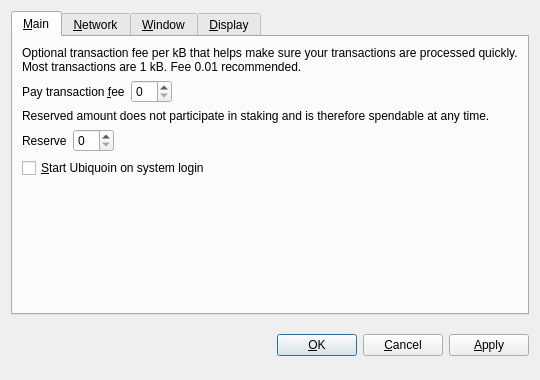
<?xml version="1.0" encoding="UTF-8"?>
<ui version="4.0">
 <class>OptionsDialog</class>
 <widget class="QDialog" name="OptionsDialog">
  <property name="geometry">
   <rect>
    <x>0</x>
    <y>0</y>
    <width>540</width>
    <height>380</height>
   </rect>
  </property>
  <property name="windowTitle">
   <string>Options</string>
  </property>
  <property name="modal">
   <bool>true</bool>
  </property>
  <layout class="QVBoxLayout" name="verticalLayout">
   <item>
    <widget class="QTabWidget" name="tabWidget">
     <property name="tabPosition">
      <enum>QTabWidget::North</enum>
     </property>
     <property name="currentIndex">
      <number>0</number>
     </property>
     <widget class="QWidget" name="tabMain">
      <attribute name="title">
       <string>&amp;Main</string>
      </attribute>
      <layout class="QVBoxLayout" name="verticalLayout_Main">
       <item>
        <widget class="QLabel" name="transactionFeeInfoLabel">
         <property name="text">
          <string>Optional transaction fee per kB that helps make sure your transactions are processed quickly. Most transactions are 1 kB. Fee 0.01 recommended.</string>
         </property>
         <property name="textFormat">
          <enum>Qt::PlainText</enum>
         </property>
         <property name="wordWrap">
          <bool>true</bool>
         </property>
        </widget>
       </item>
       <item>
        <layout class="QHBoxLayout" name="horizontalLayoutFee">
         <item>
          <widget class="QLabel" name="transactionFeeLabel">
           <property name="text">
            <string>Pay transaction &amp;fee</string>
           </property>
           <property name="textFormat">
            <enum>Qt::PlainText</enum>
           </property>
           <property name="buddy">
            <cstring>transactionFee</cstring>
           </property>
          </widget>
         </item>
         <item>
          <widget class="BitcoinAmountField" name="transactionFee"/>
         </item>
         <item>
          <spacer name="horizontalSpacerFee">
           <property name="orientation">
            <enum>Qt::Horizontal</enum>
           </property>
           <property name="sizeHint" stdset="0">
            <size>
             <width>40</width>
             <height>20</height>
            </size>
           </property>
          </spacer>
         </item>
        </layout>
       </item>
       <item>
        <widget class="QLabel" name="reserveBalanceInfoLabel">
         <property name="text">
          <string>Reserved amount does not participate in staking and is therefore spendable at any time.</string>
         </property>
         <property name="textFormat">
          <enum>Qt::PlainText</enum>
         </property>
         <property name="wordWrap">
          <bool>true</bool>
         </property>
        </widget>
       </item>
       <item>
        <layout class="QHBoxLayout" name="horizontalLayoutReserveBalance">
         <item>
          <widget class="QLabel" name="reserveBalanceLabel">
           <property name="text">
            <string>Reserve</string>
           </property>
           <property name="textFormat">
            <enum>Qt::PlainText</enum>
           </property>
           <property name="buddy">
            <cstring>reserveBalance</cstring>
           </property>
          </widget>
         </item>
         <item>
          <widget class="BitcoinAmountField" name="reserveBalance"/>
         </item>
         <item>
          <spacer name="horizontalSpacerReserveBalance">
           <property name="orientation">
            <enum>Qt::Horizontal</enum>
           </property>
           <property name="sizeHint" stdset="0">
            <size>
             <width>40</width>
             <height>20</height>
            </size>
           </property>
          </spacer>
         </item>
        </layout>
       </item>
       <item>
        <widget class="QCheckBox" name="bitcoinAtStartup">
         <property name="toolTip">
          <string>Automatically start Ubiquoin after logging in to the system.</string>
         </property>
         <property name="text">
          <string>&amp;Start Ubiquoin on system login</string>
         </property>
        </widget>
       </item>
       <item>
        <spacer name="verticalSpacer_Main">
         <property name="orientation">
          <enum>Qt::Vertical</enum>
         </property>
         <property name="sizeHint" stdset="0">
          <size>
           <width>20</width>
           <height>40</height>
          </size>
         </property>
        </spacer>
       </item>
      </layout>
     </widget>
     <widget class="QWidget" name="tabNetwork">
      <attribute name="title">
       <string>&amp;Network</string>
      </attribute>
      <layout class="QVBoxLayout" name="verticalLayout_Network">
       <item>
        <widget class="QCheckBox" name="mapPortUpnp">
         <property name="toolTip">
          <string>Automatically open the Ubiquoin client port on the router. This only works when your router supports UPnP and it is enabled.</string>
         </property>
         <property name="text">
          <string>Map port using &amp;UPnP</string>
         </property>
        </widget>
       </item>
       <item>
        <widget class="QCheckBox" name="connectSocks">
         <property name="toolTip">
          <string>Connect to the Ubiquoin network through a SOCKS5 proxy (e.g. when connecting through Tor).</string>
         </property>
         <property name="text">
          <string>&amp;Connect through SOCKS5 proxy:</string>
         </property>
        </widget>
       </item>
       <item>
        <layout class="QHBoxLayout" name="horizontalLayout_Network">
         <item>
          <widget class="QLabel" name="proxyIpLabel">
           <property name="text">
            <string>Proxy &amp;IP:</string>
           </property>
           <property name="textFormat">
            <enum>Qt::PlainText</enum>
           </property>
           <property name="buddy">
            <cstring>proxyIp</cstring>
           </property>
          </widget>
         </item>
         <item>
          <widget class="QValidatedLineEdit" name="proxyIp">
           <property name="maximumSize">
            <size>
             <width>140</width>
             <height>16777215</height>
            </size>
           </property>
           <property name="toolTip">
            <string>IP address of the proxy (e.g. 127.0.0.1)</string>
           </property>
          </widget>
         </item>
         <item>
          <widget class="QLabel" name="proxyPortLabel">
           <property name="text">
            <string>&amp;Port:</string>
           </property>
           <property name="textFormat">
            <enum>Qt::PlainText</enum>
           </property>
           <property name="buddy">
            <cstring>proxyPort</cstring>
           </property>
          </widget>
         </item>
         <item>
          <widget class="QLineEdit" name="proxyPort">
           <property name="maximumSize">
            <size>
             <width>55</width>
             <height>16777215</height>
            </size>
           </property>
           <property name="toolTip">
            <string>Port of the proxy (e.g. 9050)</string>
           </property>
          </widget>
         </item>
         <item>
          <spacer name="horizontalSpacer_Network">
           <property name="orientation">
            <enum>Qt::Horizontal</enum>
           </property>
           <property name="sizeHint" stdset="0">
            <size>
             <width>40</width>
             <height>20</height>
            </size>
           </property>
          </spacer>
         </item>
        </layout>
       </item>
       <item>
        <spacer name="verticalSpacer_Network">
         <property name="orientation">
          <enum>Qt::Vertical</enum>
         </property>
         <property name="sizeHint" stdset="0">
          <size>
           <width>20</width>
           <height>40</height>
          </size>
         </property>
        </spacer>
       </item>
      </layout>
     </widget>
     <widget class="QWidget" name="tabWindow">
      <attribute name="title">
       <string>&amp;Window</string>
      </attribute>
      <layout class="QVBoxLayout" name="verticalLayout_Window">
       <item>
        <widget class="QCheckBox" name="minimizeToTray">
         <property name="toolTip">
          <string>Show only a tray icon after minimizing the window.</string>
         </property>
         <property name="text">
          <string>&amp;Minimize to the tray instead of the taskbar</string>
         </property>
        </widget>
       </item>
       <item>
        <widget class="QCheckBox" name="minimizeOnClose">
         <property name="toolTip">
          <string>Minimize instead of exit the application when the window is closed. When this option is enabled, the application will be closed only after selecting Quit in the menu.</string>
         </property>
         <property name="text">
          <string>M&amp;inimize on close</string>
         </property>
        </widget>
       </item>
       <item>
        <spacer name="verticalSpacer_Window">
         <property name="orientation">
          <enum>Qt::Vertical</enum>
         </property>
         <property name="sizeHint" stdset="0">
          <size>
           <width>20</width>
           <height>40</height>
          </size>
         </property>
        </spacer>
       </item>
      </layout>
     </widget>
     <widget class="QWidget" name="tabDisplay">
      <attribute name="title">
       <string>&amp;Display</string>
      </attribute>
      <layout class="QVBoxLayout" name="verticalLayout_Display">
       <item>
        <layout class="QHBoxLayout" name="horizontalLayout_1_Display">
         <item>
          <widget class="QLabel" name="langLabel">
           <property name="text">
            <string>User Interface &amp;language:</string>
           </property>
           <property name="textFormat">
            <enum>Qt::PlainText</enum>
           </property>
           <property name="buddy">
            <cstring>lang</cstring>
           </property>
          </widget>
         </item>
         <item>
          <widget class="QValueComboBox" name="lang">
           <property name="toolTip">
            <string>The user interface language can be set here. This setting will take effect after restarting Ubiquoin.</string>
           </property>
          </widget>
         </item>
        </layout>
       </item>
       <item>
        <layout class="QHBoxLayout" name="horizontalLayout_2_Display">
         <item>
          <widget class="QLabel" name="unitLabel">
           <property name="text">
            <string>&amp;Unit to show amounts in:</string>
           </property>
           <property name="textFormat">
            <enum>Qt::PlainText</enum>
           </property>
           <property name="buddy">
            <cstring>unit</cstring>
           </property>
          </widget>
         </item>
         <item>
          <widget class="QValueComboBox" name="unit">
           <property name="toolTip">
            <string>Choose the default subdivision unit to show in the interface and when sending coins.</string>
           </property>
          </widget>
         </item>
        </layout>
       </item>
       <item>
        <widget class="QCheckBox" name="coinControlFeatures">
         <property name="toolTip">
          <string>Whether to show coin control features or not.</string>
         </property>
         <property name="text">
          <string>Display coin &amp;control features (experts only!)</string>
         </property>
        </widget>
       </item>
       <item>
        <widget class="QCheckBox" name="minimizeCoinAge">
         <property name="toolTip">
          <string>Whether to select the coin outputs randomly or with minimal coin age.</string>
         </property>
         <property name="text">
          <string>Minimize weight consumption (experimental)</string>
         </property>
        </widget>
       </item>
       <item>
        <widget class="QCheckBox" name="useBlackTheme">
         <property name="text">
          <string>Use black visual theme (requires restart)</string>
         </property>
        </widget>
       </item>
       <item>
        <spacer name="verticalSpacer_Display">
         <property name="orientation">
          <enum>Qt::Vertical</enum>
         </property>
         <property name="sizeHint" stdset="0">
          <size>
           <width>20</width>
           <height>40</height>
          </size>
         </property>
        </spacer>
       </item>
      </layout>
     </widget>
    </widget>
   </item>
   <item>
    <layout class="QHBoxLayout" name="horizontalLayout_Buttons">
     <item>
      <spacer name="horizontalSpacer_1">
       <property name="orientation">
        <enum>Qt::Horizontal</enum>
       </property>
       <property name="sizeHint" stdset="0">
        <size>
         <width>40</width>
         <height>48</height>
        </size>
       </property>
      </spacer>
     </item>
     <item>
      <widget class="QLabel" name="statusLabel">
       <property name="font">
        <font>
         <weight>75</weight>
         <bold>true</bold>
        </font>
       </property>
       <property name="text">
        <string/>
       </property>
       <property name="textFormat">
        <enum>Qt::PlainText</enum>
       </property>
       <property name="wordWrap">
        <bool>true</bool>
       </property>
      </widget>
     </item>
     <item>
      <spacer name="horizontalSpacer_2">
       <property name="orientation">
        <enum>Qt::Horizontal</enum>
       </property>
       <property name="sizeHint" stdset="0">
        <size>
         <width>40</width>
         <height>48</height>
        </size>
       </property>
      </spacer>
     </item>
     <item>
      <widget class="QPushButton" name="okButton">
       <property name="text">
        <string>&amp;OK</string>
       </property>
      </widget>
     </item>
     <item>
      <widget class="QPushButton" name="cancelButton">
       <property name="text">
        <string>&amp;Cancel</string>
       </property>
       <property name="autoDefault">
        <bool>false</bool>
       </property>
      </widget>
     </item>
     <item>
      <widget class="QPushButton" name="applyButton">
       <property name="text">
        <string>&amp;Apply</string>
       </property>
       <property name="autoDefault">
        <bool>false</bool>
       </property>
      </widget>
     </item>
    </layout>
   </item>
  </layout>
 </widget>
 <customwidgets>
  <customwidget>
   <class>BitcoinAmountField</class>
   <extends>QSpinBox</extends>
   <header>bitcoinamountfield.h</header>
  </customwidget>
  <customwidget>
   <class>QValueComboBox</class>
   <extends>QComboBox</extends>
   <header>qvaluecombobox.h</header>
  </customwidget>
  <customwidget>
   <class>QValidatedLineEdit</class>
   <extends>QLineEdit</extends>
   <header>qvalidatedlineedit.h</header>
  </customwidget>
 </customwidgets>
 <resources/>
 <connections/>
</ui>
